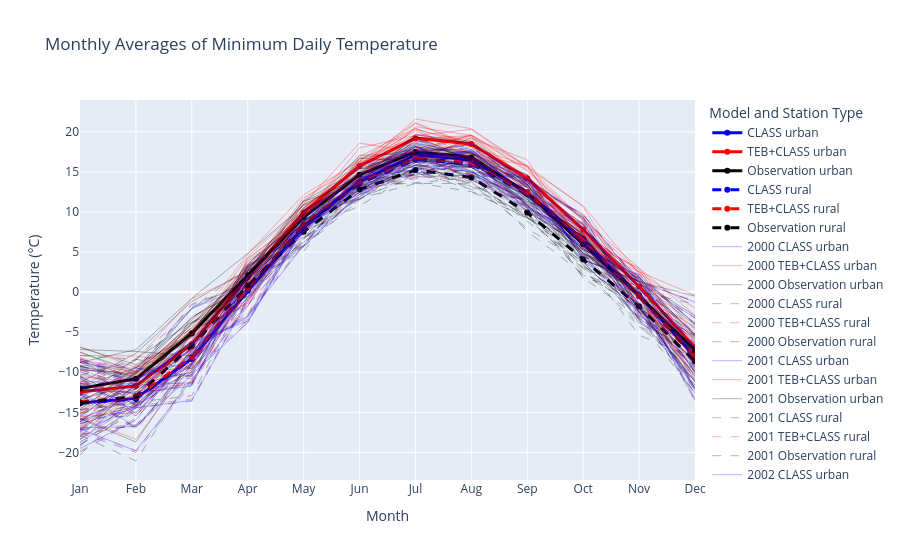
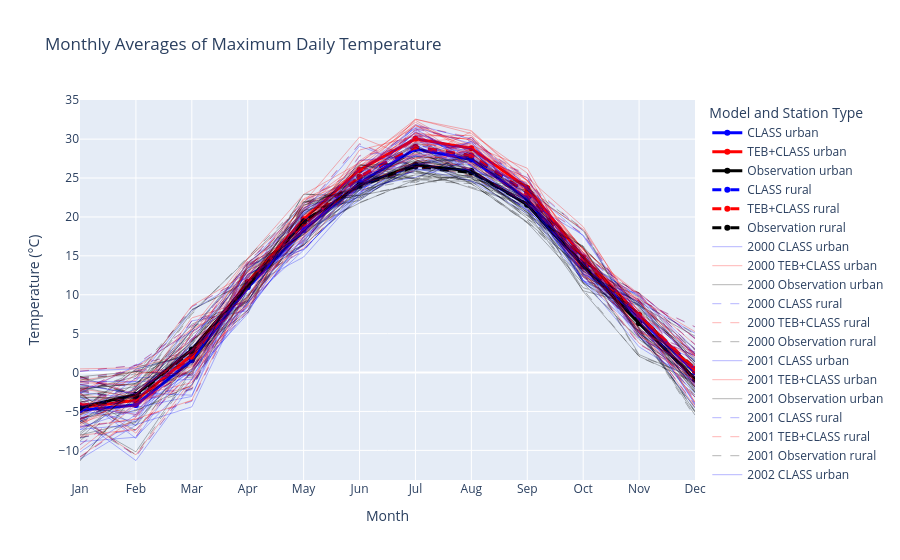

Source (notebook cell) for these figures, in order:
### Code cell
# Monthly temperatures by model and for each year
months = ['Jan','Feb','Mar','Apr','May','Jun','Jul','Aug','Sep','Oct','Nov','Dec']
X = monthly['urban']['tasmin_C'].month.values

for f,field_name in zip(['tasmin','tasmax'],['Minimum Daily Temperature','Maximum Daily Temperature']):
    fig = go.Figure()
    for urban_or_rural,linestyle in zip(['urban','rural'],['solid','dash']):
        for key,model,colour, Z_b in zip([f'{f}_C',f'{f}_T',f'{f}_S'],['CLASS','TEB+CLASS','Observation'],['blue','red','black'], [Z_b_model,Z_b_model,Z_b_obs]):

            # Adding the average monthly temperature line
            Y = adjust_temp(monthly[urban_or_rural][key].values, z_b = Z_b[urban_or_rural])[0] - 273.15
            LINE = dict(color=colour,dash=linestyle,width=3)
            fig.add_trace(go.Scatter(x=X,y=Y,name=f'{model} {urban_or_rural}',line=LINE,legendrank=2))
    
    # Adding the inter-annual lines
    for year in years:
        for urban_or_rural,linestyle in zip(['urban','rural'],['solid','dash']):
            for key,model,colour, Z_b in zip([f'{f}_C',f'{f}_T',f'{f}_S'],['CLASS','TEB+CLASS','Observation'],['blue','red','black'], [Z_b_model,Z_b_model,Z_b_obs]):
                Y = adjust_temp(monthly_by_year[urban_or_rural][key].sel(year=year).values,z_b = Z_b[urban_or_rural])[0] - 273.15
                # Adding the average monthly temperature lines of each year
                fig.add_trace(go.Scatter(
                        x=X,
                        y=Y,
                        name=f'{year} {model} {urban_or_rural}',
                        line=dict(color=colour, dash=linestyle, width=0.3),
                        legendrank=2,
                        showlegend=True,
                        mode='lines'
                ))

    fig.update_layout(
        title=dict(text=f'Monthly Averages of {field_name}'),
        xaxis=dict(title=dict(text='Month')),
        yaxis=dict(title=dict(text='Temperature (°C)')),
        legend=dict(title=dict(text='Model and Station Type')),
    )
    fig.update_xaxes(
        tickmode='array',
        tickvals=list(range(1, 13)), 
        ticktext=months,
        range=[1, 12]              
    )
    fig.show()

    # fig.write_html(f'/runoff/gulley/UHI_plots/cycles/annual/{f}_monthly_simobs.html')
